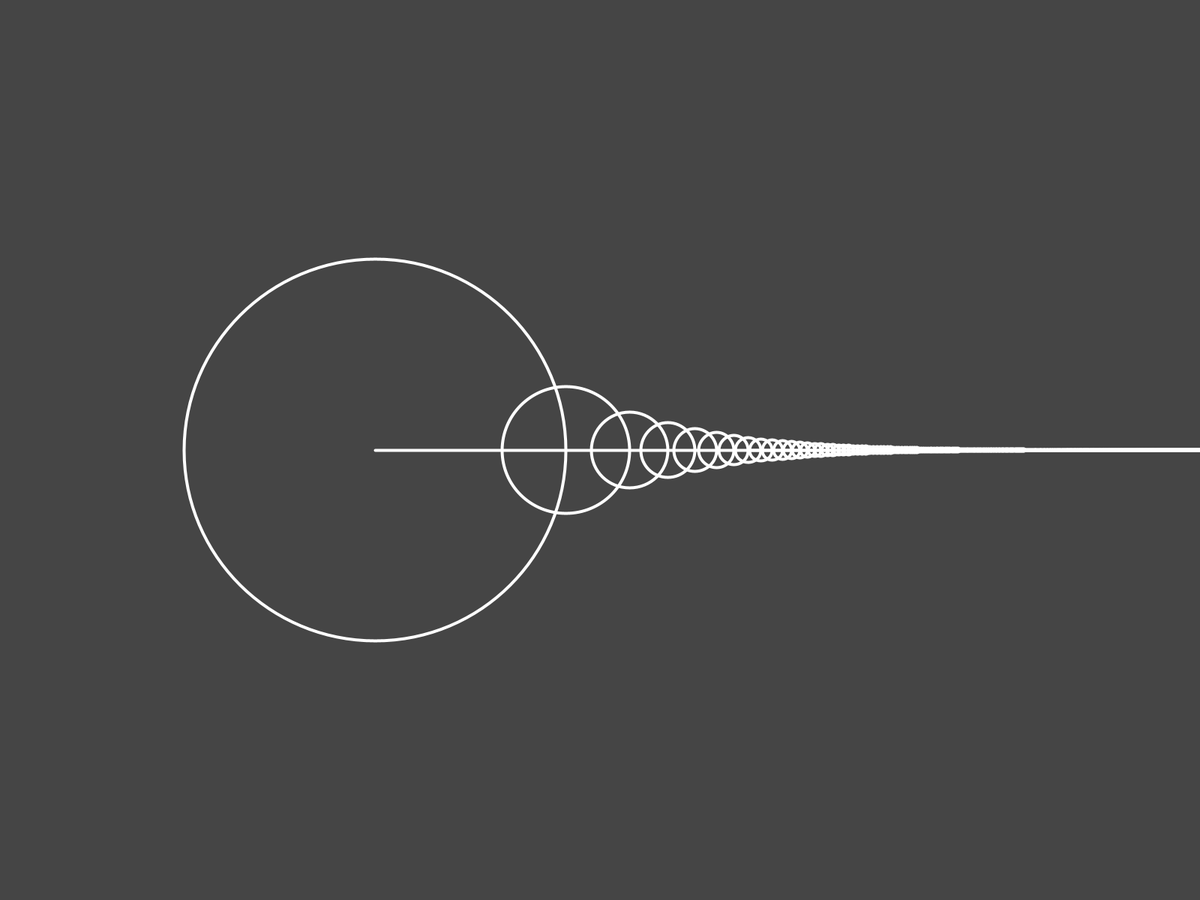
Frame 1 (no input)
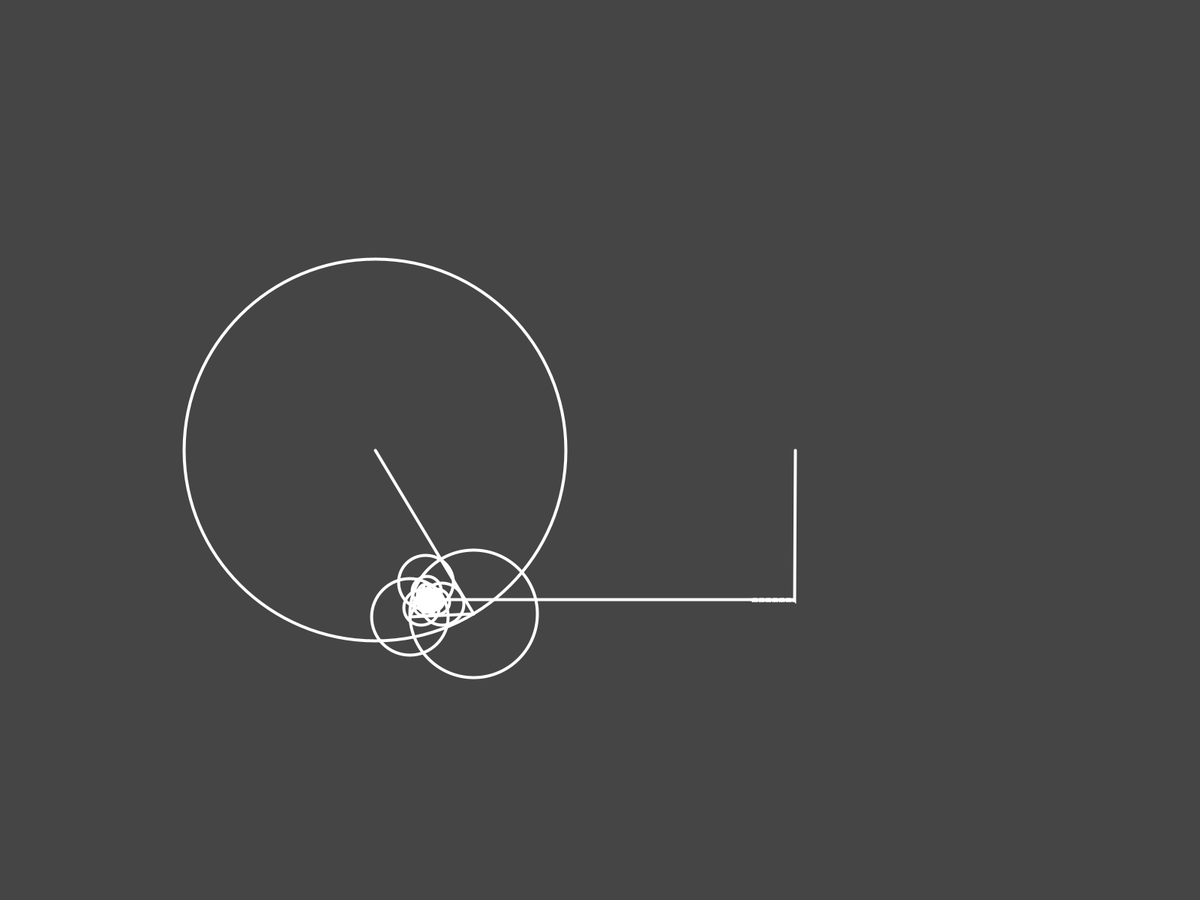
Frame 60 (the mouse pressed at the canvas centre just before this capture)
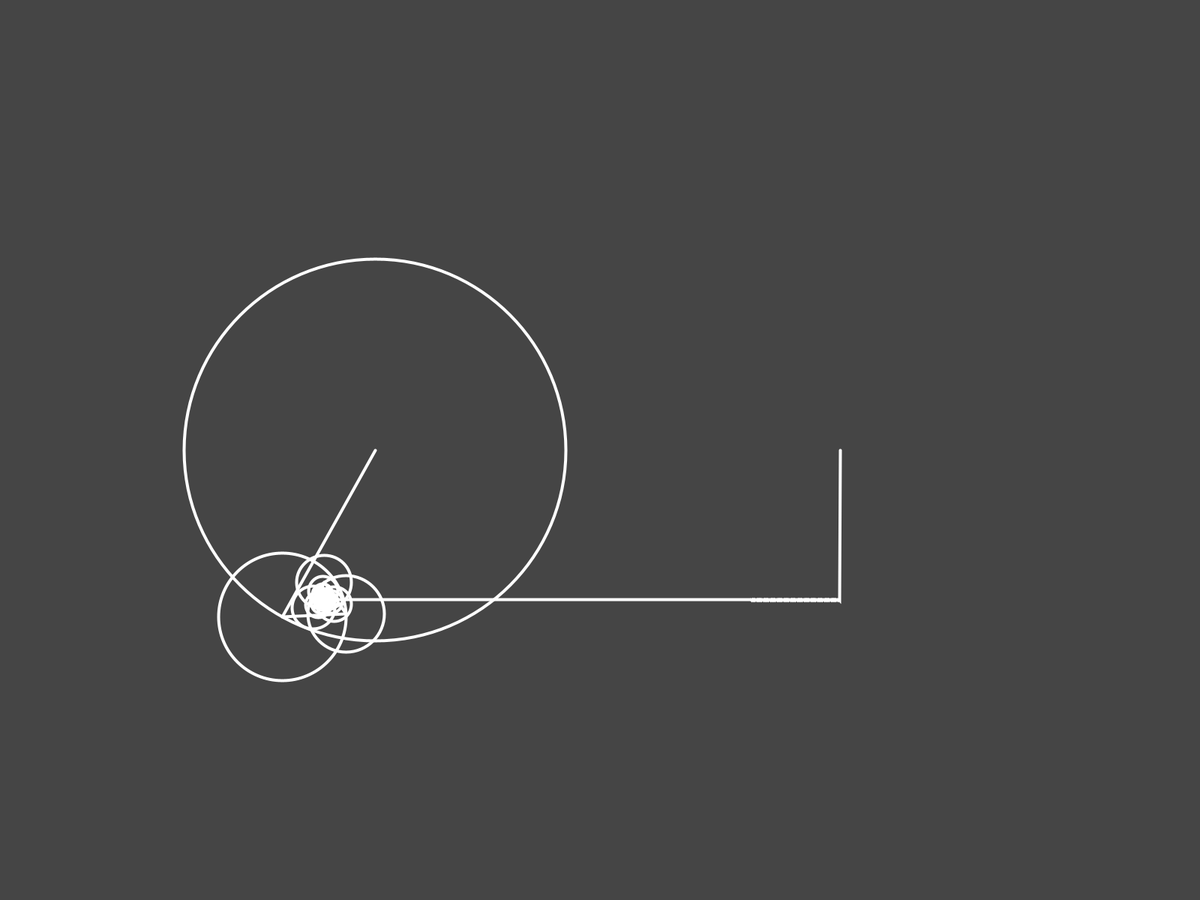
Frame 120 (the mouse held since frame 60 and released just before this capture)

The Processing sketch that drew these frames (run headless with seeded random() and noise(); from frame 60 on, the mouse is pressed at the canvas centre):

// Processing sketch: Fourier_Series
// ── Fourier_Series.pde
float time = 0.0f;
IntList wave = new IntList();

float radius = 200 * (4 / PI);
float newRadius;

void setup() {
  fullScreen();
  stroke(255);
  strokeWeight(4);
  noFill();
}

void draw() {
  background(69);
  translate(500, height / 2);
  
  float x = 0;
  float y = 0;
  float prevx = x;
  float prevy = y;
  int n;
  
  for (int i = 0; i < 10000; i++) {
    prevx = x;
    prevy = y;
    
    n = i * 2 + 1;
    newRadius = radius / n;
    x += cos(time * n) * newRadius;
    y += sin(time * n) * newRadius;
    
    circle(prevx, prevy, newRadius * 2);
    line(prevx, prevy, x, y);
  }
  wave.append(int(y));
  
  if (wave.size() > 720) {
    wave.remove(0);
  }
  
  translate(500, 0);
  
  line(x - 500, y, 0, wave.get(wave.size() - 1));
  
  beginShape();
  for (int i = 0; i < wave.size(); i++) {
    vertex(wave.size() - i, wave.get(i));
  }
  endShape();

  time += PI / 360 * 2;
}
